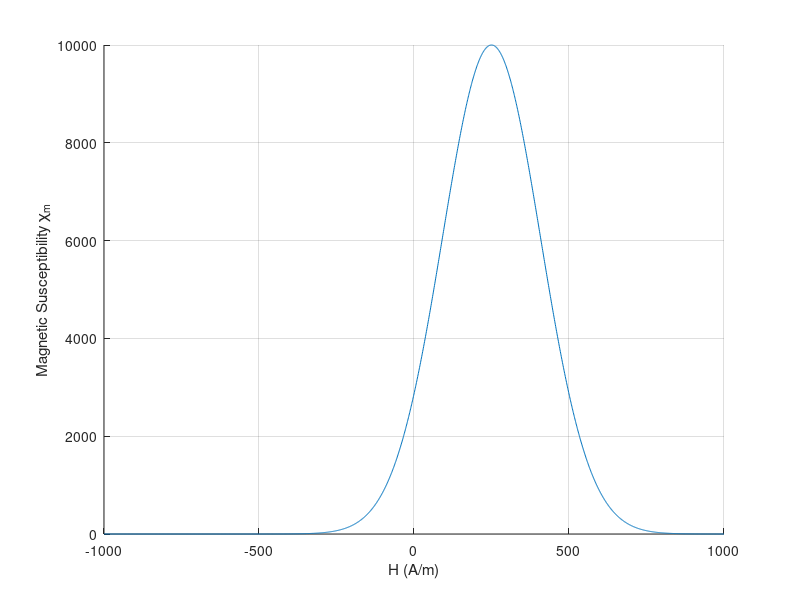

Write the MATLAB code that produced this figure.
clc;clear all;
max=2000;
MMF(1:max+1)=-max/2:max/2;
K1=1;
K1exp=0.0002;
K2=2;
K2exp=0.0002;

ind=1;

for ind=1:max+1
        Ea(ind)=(150)*(1+exp(-K1exp*MMF(ind))*K1-exp(-K2exp*MMF(ind))*K2);
end
%Ea(ind)=150+exp(-0.005*u(1))*150-exp(-0.005*u(1))*300;
%Ea(ind)=u(1)*0.13-u(1)*u(1)*0.00003
% plot(1:max+1,Ea)


for ind=1:max+1
        muap(ind)=10000*exp(-(abs(MMF(ind)-250))*(abs(MMF(ind)-250))/50000);
        muan(ind)=-10000*exp(-(abs(MMF(ind)+250))*(abs(MMF(ind)+250))/50000);
end

hold on;
plot((-max/2):1:(max/2),muap)
%plot((-max/2):1:(max/2),muan,'r')
grid on;
xlabel('H (A/m)');
ylabel('Magnetic Susceptibility \chi_m');
%legend('\chi_m^+','\chi_m^-')

% B(1)=0;
% Hmax=1000;
% Happ=[0:Hmax/4 Hmax:-1:(-Hmax) (-Hmax):1:(Hmax)];
% hold on;
% for ind=2:length(Happ)
%     if (Happ(ind)>Happ(ind-1))
%         munet=(muap(Happ(ind)+(Hmax+1))+1);
%         dB=(Happ(ind)-Happ(ind-1))*munet*(4*pi*1e-7);
%     else
%         munet=(muan(Happ(ind)+(Hmax+1))+1);
%         dB=(-Happ(ind)+Happ(ind-1))*munet*(4*pi*1e-7);
%     end
%     B(ind)=B(ind-1)+dB;
% end
% 
% plot(Happ,B);
% grid('on');
% xlabel('H (A/m)');
% ylabel('B (T)');

% subplot(2,3,1)
% plot(ScopeData5.time,ScopeData5.signals(1,6).values)
% xlabel('Time (s)');ylabel('Speed (rpm)');axis([0 0.04 0 2500]);
% subplot(2,3,2)
% plot(ScopeData5.time,ScopeData5.signals(1,1).values)
% xlabel('Time (s)');ylabel('IFshunt (A)');axis([0 0.04 2 5]);
% subplot(2,3,3)
% plot(ScopeData5.time,ScopeData5.signals(1,2).values)
% xlabel('Time (s)');ylabel('IFSeries (A)');axis([0 0.04 20 65]);
% subplot(2,3,4)
% plot(ScopeData5.time,ScopeData5.signals(1,3).values)
% xlabel('Time (s)');ylabel('Net MMF(A.t)');axis([0 0.04 2000 6500]);
% subplot(2,3,5)
% plot(ScopeData5.time,ScopeData5.signals(1,4).values)
% xlabel('Time (s)');ylabel('Net EMF(V)');axis([0 0.04 50 175]);
% subplot(2,3,6)
% plot(ScopeData5.time,ScopeData5.signals(1,5).values)
% xlabel('Time (s)');ylabel('Terminal Voltage (V)');axis([0 0.04 50 150]);

% subplot(2,1,1)
% [mmf,emf]=dsort(ScopeData5.signals(1,3).values(200:2061),ScopeData5.signals(1,4).values(200:2061));
% plot(mmf,emf);
% ylabel('Generated EMF (V)');xlabel('Net MMF (rpm)');
% axis([400 2200 0 150]);
% subplot(2,1,6)
% plot(ScopeData5.time,ScopeData5.signals(1,5).values)
% xlabel('Time (s)');ylabel('Terminal Voltage (V)');axis([0 0.04 50 150]);
